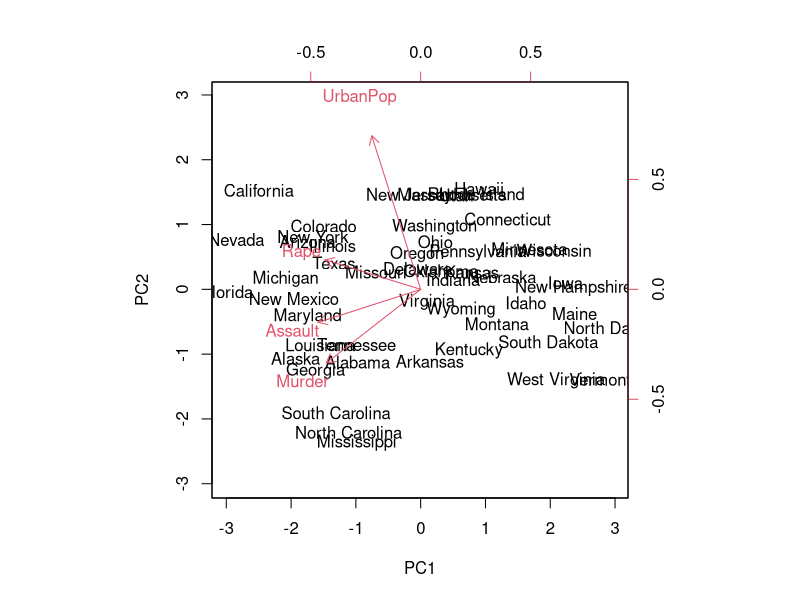
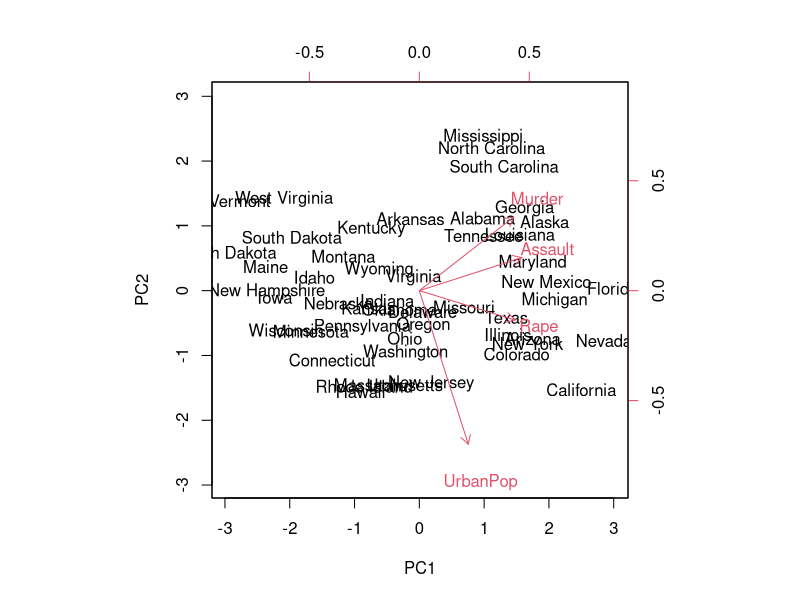
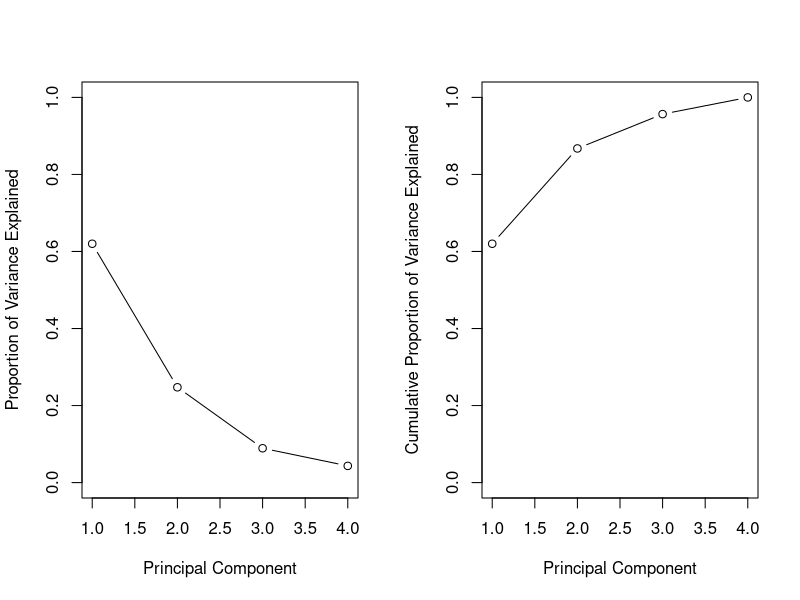
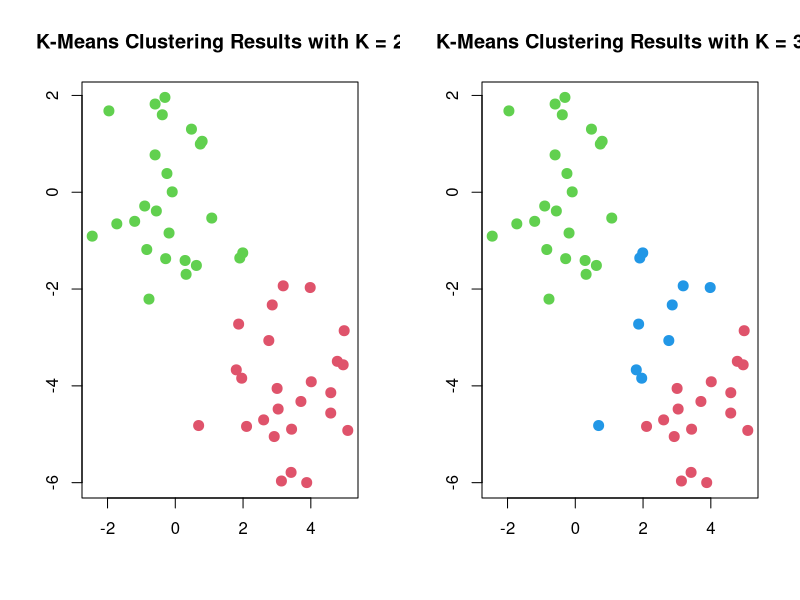

These charts were generated, in order, by the following R code:

# Lab: Unsupervised Learning

## Principal Components Analysis

###
states <- row.names(USArrests)
states
###
names(USArrests)
###
apply(USArrests, 2, mean)
###
apply(USArrests, 2, var)
###
pr.out <- prcomp(USArrests, scale = TRUE)
###
names(pr.out)
###
pr.out$center
pr.out$scale
###
pr.out$rotation
###
dim(pr.out$x)
###
biplot(pr.out, scale = 0)
###
pr.out$rotation = -pr.out$rotation
pr.out$x = -pr.out$x
biplot(pr.out, scale = 0)
###
pr.out$sdev
###
pr.var <- pr.out$sdev^2
pr.var
###
pve <- pr.var / sum(pr.var)
pve
###
par(mfrow = c(1, 2))
plot(pve, xlab = "Principal Component",
     ylab = "Proportion of Variance Explained", ylim = c(0, 1),
     type = "b")
plot(cumsum(pve), xlab = "Principal Component",
     ylab = "Cumulative Proportion of Variance Explained",
     ylim = c(0, 1), type = "b")
###
a <- c(1, 2, 8, -3)
cumsum(a)

## Clustering

### $K$-Means Clustering
###
set.seed(2)
x <- matrix(rnorm(50 * 2), ncol = 2)
x[1:25, 1] <- x[1:25, 1] + 3
x[1:25, 2] <- x[1:25, 2] - 4
###
km.out <- kmeans(x, 2, nstart = 20)
###
km.out$cluster
###
par(mfrow = c(1, 2))
plot(x, col = (km.out$cluster + 1),
     main = "K-Means Clustering Results with K = 2",
     xlab = "", ylab = "", pch = 20, cex = 2)
###
set.seed(4)
km.out <- kmeans(x, 3, nstart = 20)
km.out
plot(x, col = (km.out$cluster + 1),
     main = "K-Means Clustering Results with K = 3",
     xlab = "", ylab = "", pch = 20, cex = 2)
###
set.seed(4)
km.out <- kmeans(x, 3, nstart = 1)
km.out$tot.withinss
km.out <- kmeans(x, 3, nstart = 20)
km.out$tot.withinss

